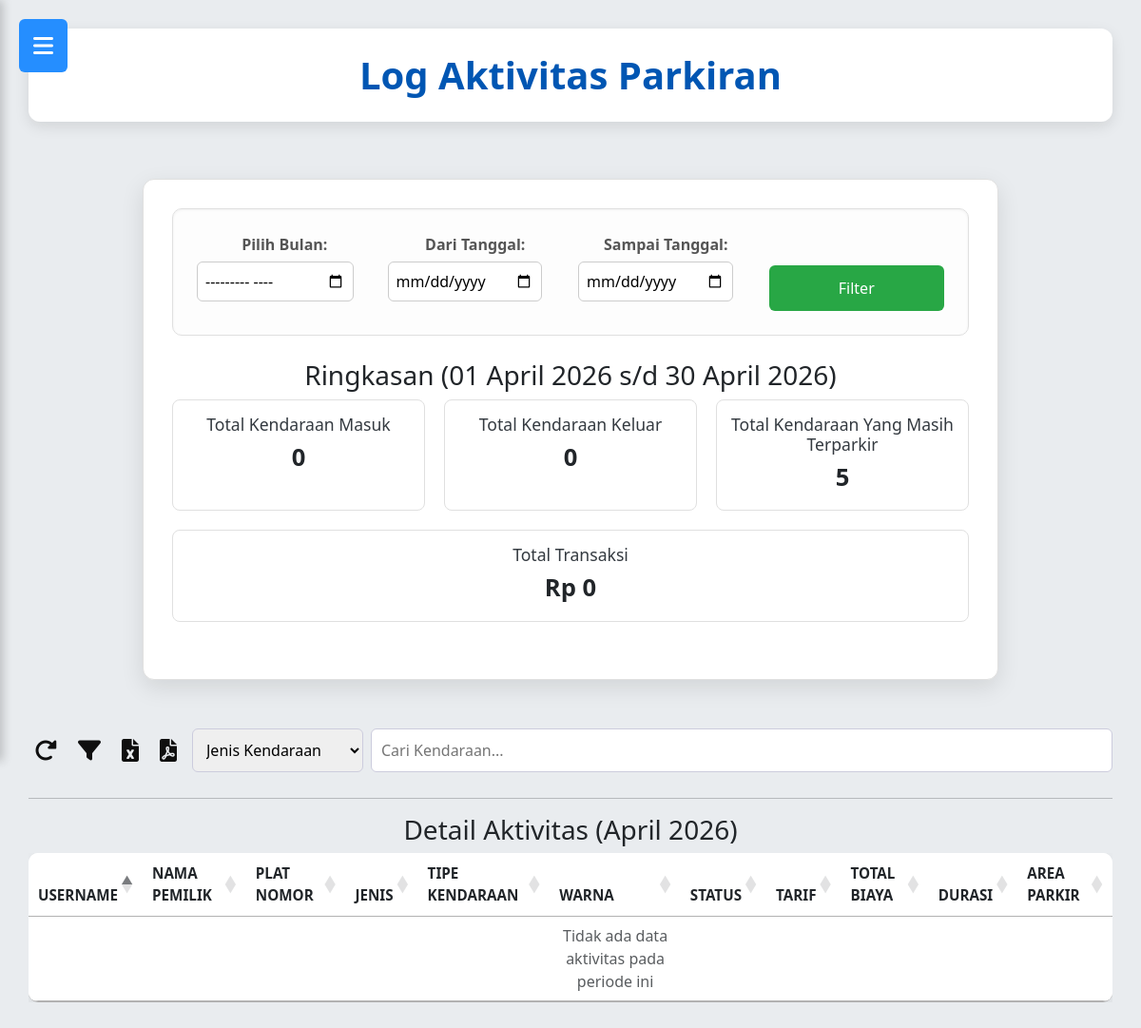
Before: /log_aktivitas_parkiran.php (signed in) with the older database file.
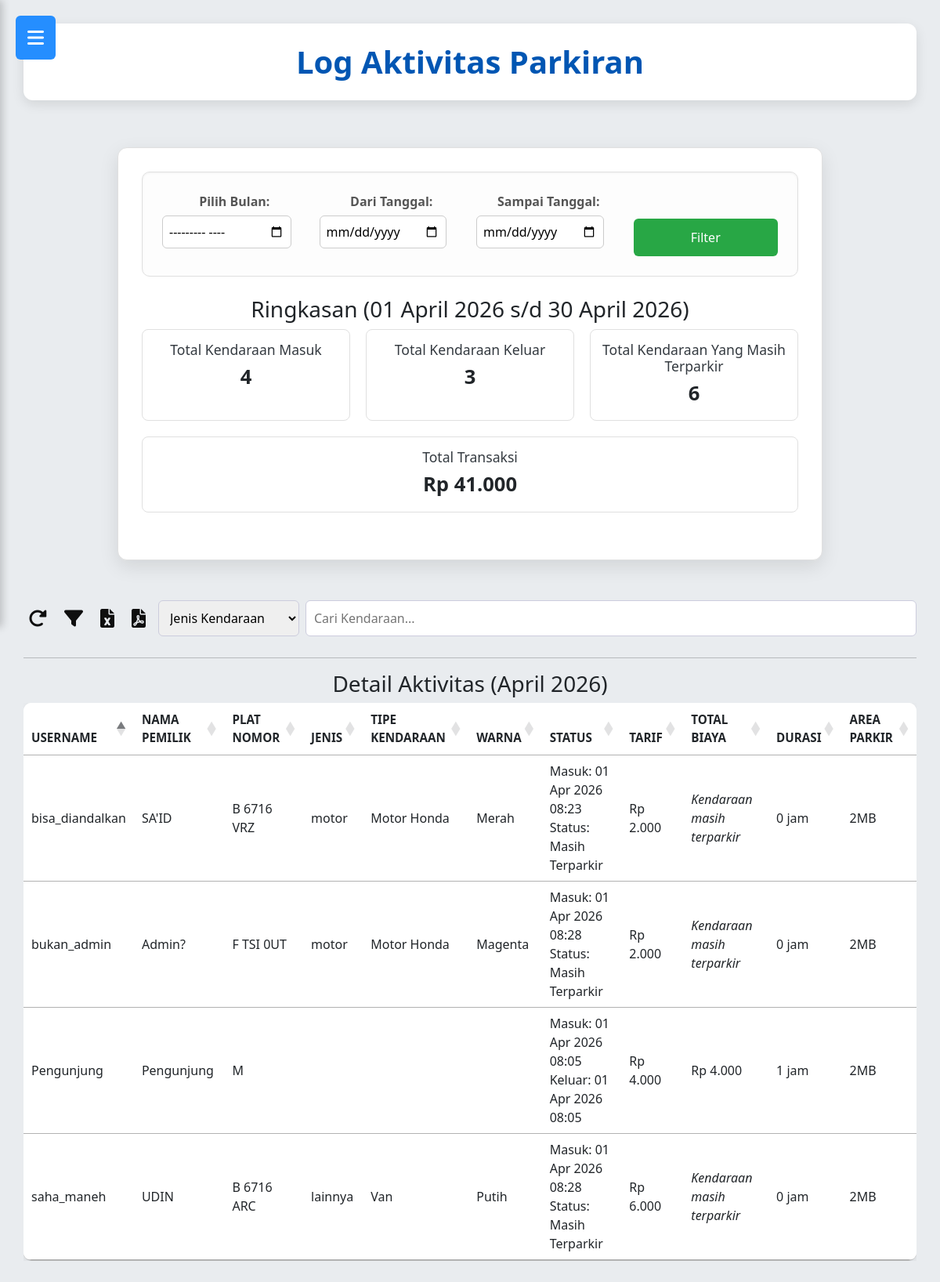
After: the same page with the newer database file.
### tables this page shows
CREATE TABLE `tb_transaksi` (
  `id_parkir` int(11) NOT NULL,
  `id_kendaraan` int(11) DEFAULT NULL,
  `plat_nomor` varchar(20) DEFAULT NULL,
  `plat_nomor_tamu` varchar(15) DEFAULT NULL,
  `waktu_masuk` datetime NOT NULL,
  `waktu_keluar` datetime DEFAULT NULL,
  `id_tarif` int(11) DEFAULT NULL,
  `durasi_jam` int(5) NOT NULL,
  `biaya_total` decimal(10,0) NOT NULL,
  `status` enum('masuk','keluar') NOT NULL,
  `id_user` int(11) DEFAULT NULL,
  `id_area` int(11) DEFAULT NULL,
  `jenis_transaksi` enum('user','tamu') NOT NULL DEFAULT 'user'
);

CREATE TABLE `tb_area_parkir` (
  `id_area` int(11) NOT NULL,
  `nama_area` varchar(50) NOT NULL,
  `tipe_kendaraan` enum('motor','mobil','lainnya') NOT NULL,
  `kapasitas` int(5) NOT NULL,
  `terisi` int(5) NOT NULL,
  `status_area_parkir` enum('penuh','tempat kosong masih tersedia','ditutup') NOT NULL
);

### log_aktivitas_parkiran.php (the view, shortened to what this page needs)
<?php
include 'koneksi_parkir.php';
if (!empty($_GET['start_date']) && !empty($_GET['end_date'])) {
    $start_date = $_GET['start_date'];
    $end_date   = $_GET['end_date'];
} elseif (!empty($_GET['month'])) {
    $start_date = date('Y-m-01', strtotime($_GET['month']));
    $end_date   = date('Y-m-t', strtotime($_GET['month']));
} else {
    $start_date = date('Y-m-01');
    $end_date   = date('Y-m-t');
}
$start_datetime = $start_date . ' 00:00:00';
$end_datetime   = $end_date . ' 23:59:59';
$start_date_month = $start_date;
$end_date_month   = $end_date;
$sql = "
SELECT
    t.id_parkir,
    t.id_kendaraan,
    t.waktu_masuk,
    t.waktu_keluar,
    t.status,
    t.durasi_jam,
    t.biaya_total,
    CASE
    WHEN t.id_kendaraan IS NULL THEN 'Pengunjung'
    ELSE u.username
END AS username,
CASE
    WHEN t.id_kendaraan IS NULL THEN 'Pengunjung'
    ELSE u.nama_lengkap
END AS nama_lengkap,
    -- Ambil plat nomor dari kendaraan atau input manual
    COALESCE(k.plat_nomor, t.plat_nomor, t.plat_nomor_tamu) AS plat_nomor,
    CASE
    WHEN t.id_kendaraan IS NULL THEN ''
    ELSE k.tipe_kendaraan
END AS tipe_kendaraan,
CASE
    WHEN t.id_kendaraan IS NULL THEN ''
    ELSE k.jenis_kendaraan
END AS jenis_kendaraan,
CASE
    WHEN t.id_kendaraan IS NULL THEN ''
    ELSE k.warna
END AS warna,
    COALESCE(k.pemilik, '-') AS pemilik,
    a.nama_area,
    tr.tarif_per_jam,
    CASE
    WHEN t.waktu_keluar IS NULL THEN
        CONCAT(
            'Masuk: ',
            DATE_FORMAT(t.waktu_masuk, '%d %b %Y %H:%i'),
            '\nStatus: Masih Terparkir'
        )
    ELSE
        CONCAT(
            'Masuk: ',
            DATE_FORMAT(t.waktu_masuk, '%d %b %Y %H:%i'),
            '\nKeluar: ',
            DATE_FORMAT(t.waktu_keluar, '%d %b %Y %H:%i')
        )
END AS aktivitas
FROM tb_transaksi t
LEFT JOIN tb_kendaraan k ON t.id_kendaraan = k.id_kendaraan
LEFT JOIN tb_user u ON t.id_user = u.id_user
LEFT JOIN tb_area_parkir a ON t.id_area = a.id_area
LEFT JOIN tb_tarif tr ON t.id_tarif = tr.id_tarif
WHERE t.waktu_masuk BETWEEN ? AND ?
ORDER BY t.waktu_masuk DESC
";
$stmt = $conn->prepare($sql);
$stmt->bind_param("ss", $start_datetime, $end_datetime);
$stmt->execute();
$result_aktivitas = $stmt->get_result();
$q_masuk = $conn->prepare("
    SELECT COUNT(*)
    FROM tb_transaksi
    WHERE waktu_masuk BETWEEN ? AND ?
");
$q_masuk->bind_param("ss", $start_datetime, $end_datetime);
$q_masuk->execute();
$q_masuk->bind_result($g_total_kendaraan_masuk);
$q_keluar = $conn->prepare("
    SELECT COUNT(*)
    FROM tb_transaksi
    WHERE status = 'keluar'
    AND waktu_keluar BETWEEN ? AND ?
");
$q_keluar->bind_param("ss", $start_datetime, $end_datetime);
$q_keluar->execute();
$q_keluar->bind_result($g_total_kendaraan_keluar);
$q_parkir = $conn->query("
    SELECT COUNT(*)
    FROM tb_transaksi
    WHERE status = 'masuk'
");
$g_total_kendaraan_terparkir = $q_parkir->fetch_row()[0];
$q_transaksi = $conn->prepare("
    SELECT SUM(biaya_total)
    FROM tb_transaksi
    WHERE status = 'keluar'
    AND waktu_keluar BETWEEN ? AND ?
");
$q_transaksi->bind_param("ss", $start_datetime, $end_datetime);
$q_transaksi->execute();
$q_transaksi->bind_result($g_total_transaksi);
$g_total_transaksi = $g_total_transaksi ?? 0;
?>
<!DOCTYPE html>
<html lang="id">
<head>
    <link rel="stylesheet" href="desain_parkir.css">
        <link rel="stylesheet" href="desain_parkir.css">
        <link href="https://cdnjs.cloudflare.com/ajax/libs/font-awesome/6.4.2/css/all.min.css" rel="stylesheet">
        <link href="https://cdnjs.cloudflare.com/ajax/libs/font-awesome/6.4.0/css/all.min.css" rel="stylesheet">
        <link rel="stylesheet" href="https://cdnjs.cloudflare.com/ajax/libs/font-awesome/6.0.0-beta3/css/all.min.css">
        <link rel="stylesheet" href="https://cdnjs.cloudflare.com/ajax/libs/font-awesome/6.4.0/css/all.min.css">
        <link href="https://cdn.jsdelivr.net/npm/bootstrap@5.3.0/dist/css/bootstrap.min.css" rel="stylesheet">
        <div class="wrapper">
            <?php include 'sidebar_parkiran.php'; ?>
            <main class="main-content">
            <header class="main-header"><h2>Log Aktivitas Parkiran</h2></header>
            <div class="content-body">
<div class="laporan-filter-container">
    <form method="GET" action="log_aktivitas_parkiran.php" class="laporan-filter-form">
        <div class="filter-group">
            <label for="month">Pilih Bulan:</label>
            <input type="month" id="month" name="month" value="<?php echo htmlspecialchars($current_month_year); ?>">
        </div>
        <div class="filter-group">
            <label for="start_date">Dari Tanggal:</label>
            <input type="date" name="start_date" id="start_date" value="<?php echo isset($_GET['start_date']) ? htmlspecialchars($_GET['start_date']) : ''; ?>">
        </div>
        <div class="filter-group">
            <label for="end_date">Sampai Tanggal:</label>
            <input type="date" name="end_date" id="end_date" value="<?php echo isset($_GET['end_date']) ? htmlspecialchars($_GET['end_date']) : ''; ?>">
        </div>
        <div class="filter-group">
            <button type="submit">Filter</button>
        </div>
    </form>
</div>
<h3 class>Ringkasan (<?php echo date('d F Y',strtotime($start_date_month)).' s/d '.date('d F Y',strtotime($end_date_month)); ?>)</h3>
<div class="report-summary-cards">
    <div class="summary-card"><h4>Total Kendaraan Masuk</h4><p><?php echo $g_total_kendaraan_masuk;?> </p></div>
    <div class="summary-card"><h4>Total Kendaraan Keluar</h4><p><?php echo $g_total_kendaraan_keluar;?> </p></div>
    <div class="summary-card"><h4>Total Kendaraan Yang Masih Terparkir</h4><p><?php echo $g_total_kendaraan_terparkir;?></p></div>
    <div class="summary-card"><h4>Total Transaksi</h4><p>Rp <?= number_format($g_total_transaksi, 0, ',', '.') ?></p></div>
</div>
</div>
<div class="empty-space"></div>
     <div class="toolbar-parkir">
        <button id="btnReset" data-tooltip="Reset" ><i class="fa-solid fa-rotate-right"></i></button>
        <div class="filter-container">
            <button id="btnFilter" data-tooltip="Sortir"><i class="fa-solid fa-filter"></i></button>
        </div>
        <button id="btnExportExcel" data-tooltip="Ekspor ke Excel"><i class="fa-solid fa-file-excel"></i></button>
        <button id="btnExportPDF" data-tooltip="Download PDF"><i class="fa-solid fa-file-pdf"></i></button>
        <div class="search-wrapper">
            <select id="searchType">
                <option value="jenis">Jenis Kendaraan</option>
            </select>
            <input type="text" id="searchBox" placeholder="Cari Kendaraan...">
        </div>
    </div>
    <hr>
    <h3 class>Detail Aktivitas (<?php echo date('F Y',strtotime($start_date_month));?>)</h3>
        <div class="card-body">
            <div class="table-responsive">
                <table id="tabelLogParkir" class="table table-hover align-middle">
                    <thead>
                        <tr>
                            <th>Username</th>
                            <th>Nama Pemilik</th>
                            <th>Plat Nomor</th>
                            <th>Jenis</th>
                            <th>Tipe Kendaraan</th>
                            <th>Warna</th>
                            <th>Status</th>
                            <th>Tarif</th>
                            <th>Total Biaya</th>
                            <th>Durasi</Th>
                            <th>Area parkir</th>
                        </tr>
                    </thead>
                    <tbody>
<?php if ($result_aktivitas && $result_aktivitas->num_rows > 0): ?>
    <?php while ($row = $result_aktivitas->fetch_assoc()): ?>
        <?php
        $masuk = strtotime($row['waktu_masuk']);
        $now   = time();
        $durasi = ceil(($now - $masuk) / 3600);
        if ($durasi < 1) $durasi = 1;
        else {
            $durasi = $row['durasi_jam'];
        }
        ?>
        <?php
        $isManual = empty($row['id_kendaraan']);
        if ($isManual) {
            $tarif = 4000;
        } else {
            $tipe = strtolower($row['tipe_kendaraan']);
            if ($tipe === 'motor') {
                $tarif = 2000;
            } elseif ($tipe === 'mobil') {
                $tarif = 5000;
            } elseif ($tipe === 'lainnya') {
                $tarif = 6000;
            } else {
                $tarif = 0;
            }
        }
    ?>
        <tr>
            <td><?= htmlspecialchars($row['username']) ?></td>
            <td><?= htmlspecialchars($row['nama_lengkap']) ?></td>
            <td><?= htmlspecialchars($row['plat_nomor']) ?></td>
            <td><?= htmlspecialchars($row['tipe_kendaraan']) ?></td>
            <td><?= htmlspecialchars($row['jenis_kendaraan']) ?></td>
            <td><?= htmlspecialchars($row['warna']) ?></td>
            <td style="white-space: pre-line;"><?= htmlspecialchars($row['aktivitas']) ?></td>
            <td>Rp <?= number_format($tarif, 0, ',', '.') ?></td>
            <td><?php if ($row['status'] === 'keluar'): ?>Rp <?= number_format($row['biaya_total'], 0, ',', '.') ?><?php else: ?><em>Kendaraan masih terparkir</em><?php endif; ?></td>
            <td><?= $durasi ?> jam</td>
            <td><?= htmlspecialchars($row['nama_area']) ?></td>
        </tr>
    <?php endwhile; ?>
    <?php else: ?>
        <tr>
            <td></td>
            <td></td>
            <td></td>
            <td></td>
            <td></td>
            <td class="text-center text-muted">
                Tidak ada data aktivitas pada periode ini
            </td>
            <td></td>
            <td></td>
            <td></td>
            <td></td>
            <td></td>
        </tr>
    <?php endif; ?>
        </tbody>
    </table>
<link rel="stylesheet" href="https://cdn.datatables.net/1.13.4/css/jquery.dataTables.min.css">
<link rel="stylesheet" href="https://cdn.datatables.net/buttons/2.4.1/css/buttons.dataTables.min.css">
</body>
</html>

### sidebar_parkiran.php (shortened to what this page needs)
<button class="sidebar-toggle" id="sidebarToggle">
    <i class="fas fa-bars"></i>
</button>

Changed rows visible on the page:
added tb_transaksi: username "bukan_admin", nama_lengkap "Admin?", plat_nomor "F TSI 0UT", tipe_kendaraan "motor", jenis_kendaraan "Motor Honda", warna "Magenta", aktivitas "Masuk: 01 Apr 2026 08:28 Status: Masih Terparkir", tarif "2.000", status "Kendaraan masih terparkir", durasi_jam "0", id_area.nama_area "2MB"
added tb_transaksi: username "saha_maneh", nama_lengkap "UDIN", plat_nomor "B 6716 ARC", tipe_kendaraan "lainnya", jenis_kendaraan "Van", warna "Putih", aktivitas "Masuk: 01 Apr 2026 08:28 Status: Masih Terparkir", tarif "6.000", status "Kendaraan masih terparkir", durasi_jam "0", id_area.nama_area "2MB"
added tb_transaksi: username "bisa_diandalkan", nama_lengkap "SA'ID", plat_nomor "B 6716 VRZ", tipe_kendaraan "motor", jenis_kendaraan "Motor Honda", warna "Merah", aktivitas "Masuk: 01 Apr 2026 08:23 Status: Masih Terparkir", tarif "2.000", status "Kendaraan masih terparkir", durasi_jam "0", id_area.nama_area "2MB"
added tb_transaksi: username "Pengunjung", nama_lengkap "Pengunjung", plat_nomor "M", aktivitas "Masuk: 01 Apr 2026 08:05 Keluar: 01 Apr 2026 08:05", id_kendaraan "4.000", biaya_total "4.000", durasi_jam "1", id_area.nama_area "2MB"
Other visible differences:
$g_total_kendaraan_masuk: "0" → "4"
$g_total_kendaraan_keluar: "0" → "3"
$g_total_kendaraan_terparkir: "5" → "6"
$g_total_transaksi: "0" → "41.000"
text no longer shown: "Tidak ada data aktivitas pada periode ini"
